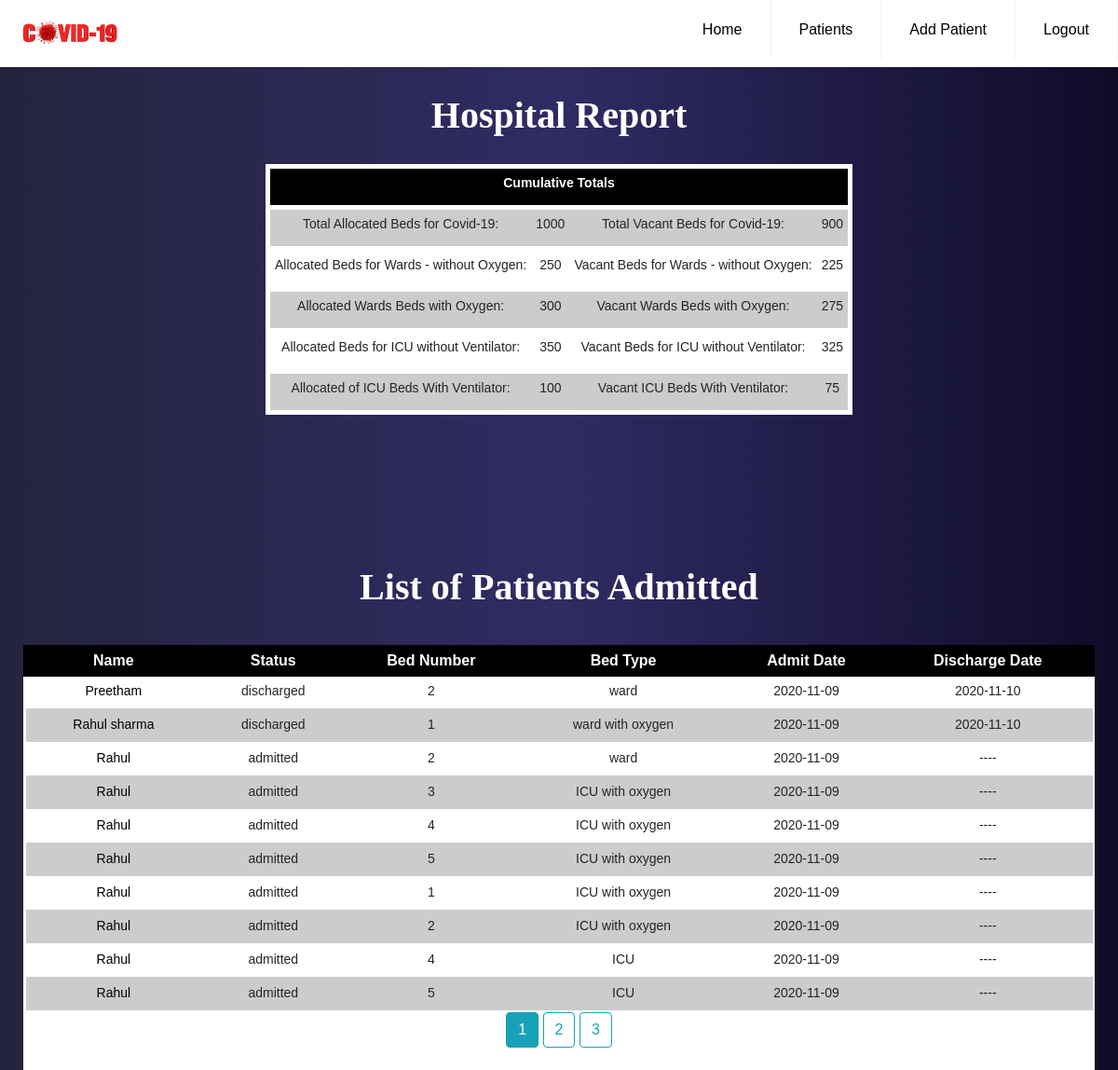
Before: /patients with the older database file.
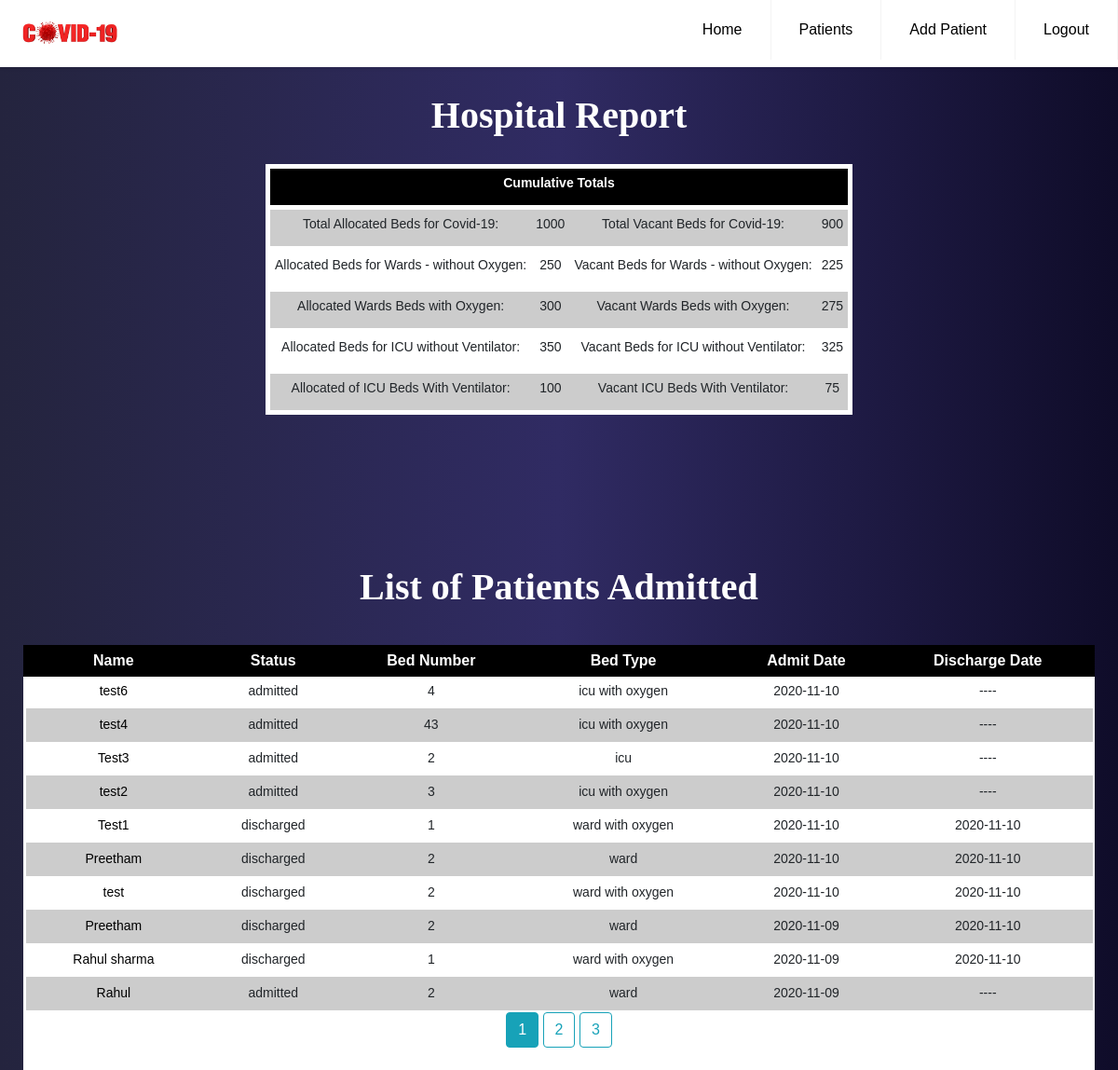
After: the same page with the newer database file.
### models.py (models this page shows, shortened)
class Patient(db.Model):
    id = db.Column(db.Integer, primary_key=True)
    name = db.Column(db.String(100), nullable=False)
    age = db.Column(db.Integer, nullable=False)
    gender = db.Column(db.String(10), nullable=False)
    status = db.Column(db.String(10), nullable=False)
    admit_date = db.Column(db.DateTime, nullable=False, default=datetime.utcnow)
    discharge_date = db.Column(db.DateTime, nullable=True)
    phone = db.Column(db.Integer, nullable=False)
    address = db.Column(db.Text, nullable=False)
    blood_group = db.Column(db.String(20), nullable=False)
    bed_id = db.Column(db.Integer, db.ForeignKey('bed.id'), nullable=False)

class Bed(db.Model):
    id = db.Column(db.Integer, primary_key=True)
    bed_number = db.Column(db.Integer, nullable=False)
    bed_type = db.Column(db.String(100), nullable=False)
    cost = db.Column(db.Integer, nullable=False)
    hospital_id = db.Column(db.Integer, db.ForeignKey('hospital.id'), nullable=False)
    patients = db.relationship('Patient', backref='bed', lazy=True)

### app.py (the view)
@app.route('/patients')
def patient_list():
    hospital = Hospital.query.first()
    page = request.args.get('page', 1, type=int)
    patients = Patient.query.order_by(Patient.admit_date.desc()).paginate(per_page=10, page=page)
    return render_template('patient.html', patients=patients, hospital=hospital)

### templates/patient.html
{% extends "base.html" %}
{% block navbar %}
	    <li><a href="{{ url_for('patient_list') }}">Patients</a></li>
	    <li><a href="{{ url_for('patient_add') }}">Add Patient</a></li>
	    <li><a href="#careers">Logout</a></li>
{% endblock navbar %}
{% block content %}
<div class="table__header">
	<div class="table__wrapper">
		<h1 class="label__head">Hospital Report</h1>
		<table class="table__content">
			<tr>
				<td colspan="4" class="report__head">
					<label>Cumulative Totals </label>
				</td>
			</tr>
			<tr>
				<td>
					<label>Total Allocated Beds for Covid-19: </label>
				</td>
				<td >
					<label>{{ hospital.total_beds }}</label>
				</td>
				<td>
					<label>Total Vacant Beds for Covid-19: </label>
				</td>
				<td>
					<label>{{ hospital.available_beds }}</label>
				</td>
			</tr>
			<tr>
				<td>
					<label>Allocated Beds for Wards - without Oxygen: </label>
				</td>
				<td>
					<label>{{ hospital.total_ward_beds }}</label>
				</td>
				<td>
					<label>Vacant Beds for Wards - without Oxygen: </label>
				</td>
				<td>
					<label>{{ hospital.available_ward_beds }}</label>
				</td>
			</tr>
			<tr>
				<td>
					<label>Allocated Wards Beds with Oxygen: </label>
				</td>
				<td>
					<label>{{ hospital.total_ward_beds_with_oxygen }} </label>
				</td>
				<td>
					<label>Vacant Wards Beds with Oxygen: </label>
				</td>
				<td>
					<label>{{ hospital.available_ward_beds_with_oxygen }}</label>
				</td>
			</tr>
			<tr>
				<td>
					<label>Allocated Beds for ICU without Ventilator: </label>
				</td>
				<td>
					<label>{{ hospital.total_icu_beds }}</label>
				</td>
				<td>
					<label>Vacant Beds for ICU without Ventilator: </label>
				</td>
				<td>
					<label>{{ hospital.available_icu_beds }}</label>
				</td>
			</tr>
			<tr>
				<td>
					<label>Allocated of ICU Beds With Ventilator: </label>
				</td>
				<td>
					<label>{{ hospital.total_icu_beds_with_oxygen }}</label>
				</td>
				<td>
					<label>Vacant ICU Beds With Ventilator: </label>
				</td>
				<td>
					<label>{{ hospital.available_icu_beds_with_oxygen }}</label>
				</td>
			</tr>
		</table>
	</div>
</div>
<div class="patient__header">
	<label class="label__head">List of Patients Admitted</label></br></br>
	<div class="patient__wrapper">
		<table class="table__box">
  <thead>
    <tr>
      <th class="th-sm">Name
      </th>
      <th class="th-sm">Status
      </th>
      <th class="th-sm">Bed Number
      </th>
      <th class="th-sm">Bed Type
      </th>
      <th class="th-sm">Admit Date
      </th>
      <th class="th-sm">Discharge Date
      </th>
    </tr>
  </thead>
  <tbody>
  {% for patient in patients.items %}
    <tr>
      <td><a href="{{ url_for('patient_update', patient_id=patient.id) }}">{{ patient.name }}</a></td>
      <td>{{ patient.status }}</td>
      <td>{{ patient.bed.bed_number }}</td>
      <td>{{ patient.bed.bed_type }}</td>
      <td>{{ patient.admit_date.strftime('%Y-%m-%d') }}</td>
        {% if patient.discharge_date %}
            <td>{{ patient.discharge_date.strftime('%Y-%m-%d') }}</td>
        {% else %}
            <td>----</td>
        {% endif %}
    </tr>
  {% endfor %}
  </tbody>
</table>
        {% for page_num in patients.iter_pages(left_edge=1, right_edge=1, left_current=1, right_current=2) %}
        {% if page_num %}
            {% if patients.page == page_num %}
                <a class="btn btn-info mb-4" href="{{ url_for('patient_list', page=page_num) }}">{{ page_num }}</a>
            {% else %}
                <a class="btn btn-outline-info mb-4" href="{{ url_for('patient_list', page=page_num) }}">{{ page_num }}</a>
            {% endif %}
        {% else %}
            ...
        {% endif %}
    {% endfor %}
	</div>
</div>
{% endblock content %}

Changed rows visible on the page:
no longer on this page (row unchanged): Patient: name "Rahul", status "admitted", bed.bed_number "3", bed.bed_type "ICU with oxygen", admit_date "2020-11-09"
no longer on this page (row unchanged): Patient: name "Rahul", status "admitted", bed.bed_number "4", bed.bed_type "ICU with oxygen", admit_date "2020-11-09"
no longer on this page (row unchanged): Patient: name "Rahul", status "admitted", bed.bed_number "5", bed.bed_type "ICU with oxygen", admit_date "2020-11-09"
no longer on this page (row unchanged): Patient: name "Rahul", status "admitted", bed.bed_number "1", bed.bed_type "ICU with oxygen", admit_date "2020-11-09"
no longer on this page (row unchanged): Patient: name "Rahul", status "admitted", bed.bed_number "2", bed.bed_type "ICU with oxygen", admit_date "2020-11-09"
no longer on this page (row unchanged): Patient: name "Rahul", status "admitted", bed.bed_number "4", bed.bed_type "ICU", admit_date "2020-11-09"
no longer on this page (row unchanged): Patient: name "Rahul", status "admitted", bed.bed_number "5", bed.bed_type "ICU", admit_date "2020-11-09"
added Patient: name "test6", status "admitted", bed.bed_number "4", bed.bed_type "icu with oxygen", admit_date "2020-11-10"
added Patient: name "test4", status "admitted", bed.bed_number "43", bed.bed_type "icu with oxygen", admit_date "2020-11-10"
added Patient: name "Test3", status "admitted", bed.bed_number "2", bed.bed_type "icu", admit_date "2020-11-10"
added Patient: name "test2", status "admitted", bed.bed_number "3", bed.bed_type "icu with oxygen", admit_date "2020-11-10"
added Patient: name "Test1", status "discharged", bed.bed_number "1", bed.bed_type "ward with oxygen", admit_date "2020-11-10", discharge_date "2020-11-10"
added Patient: name "Preetham", status "discharged", bed.bed_number "2", bed.bed_type "ward", admit_date "2020-11-10", discharge_date "2020-11-10"
added Patient: name "test", status "discharged", bed.bed_number "2", bed.bed_type "ward with oxygen", admit_date "2020-11-10", discharge_date "2020-11-10"
